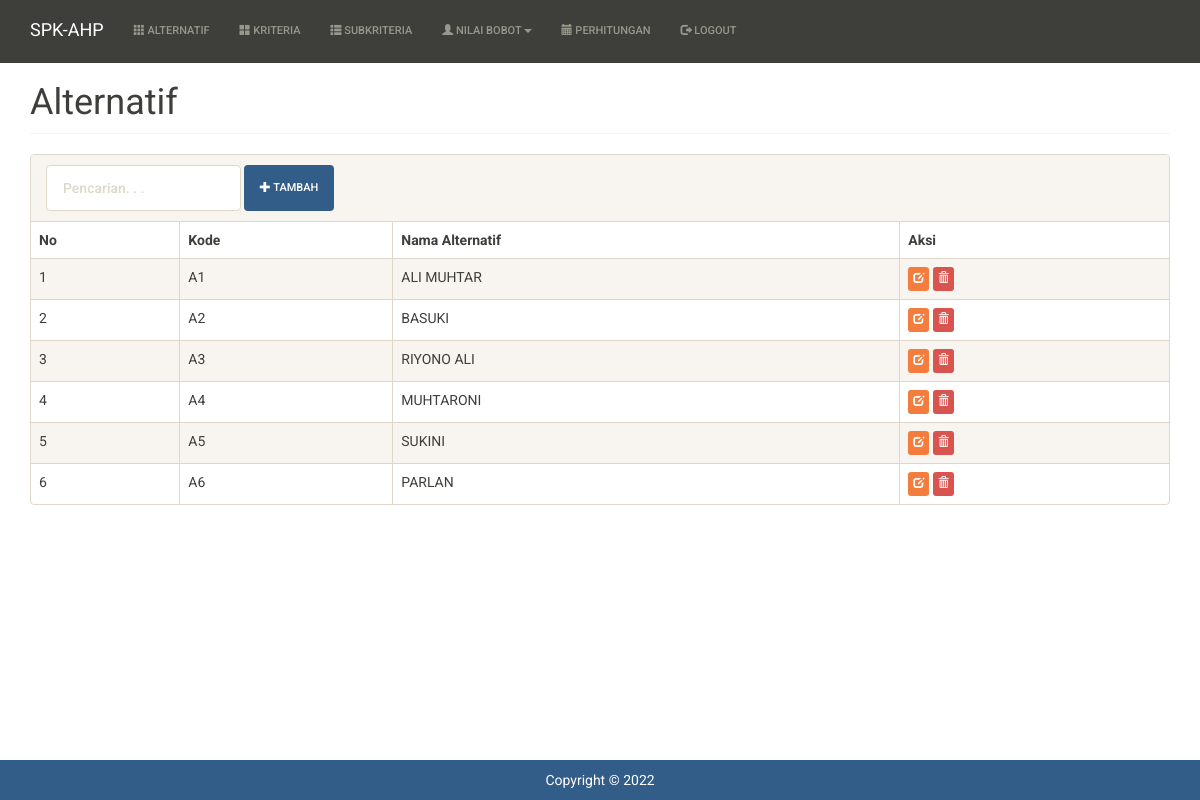
Page /index.php?m=alternatif (signed in) on the committed database.
### tables this page shows
CREATE TABLE `tb_alternatif` (
  `kode_alternatif` varchar(16) NOT NULL,
  `nama_alternatif` varchar(255) DEFAULT NULL,
  `keterangan` varchar(255) DEFAULT NULL,
  `total` double DEFAULT NULL,
  `rank` int(11) DEFAULT NULL,
  PRIMARY KEY (`kode_alternatif`)
);

### functions.php (called while the page is built, shortened)
<?php
include 'config.php';
include 'includes/db.php';
$db = new DB($config['server'], $config['username'], $config['password'], $config['database_name']);
include 'includes/general.php';
$mod = $_GET['m'];

### config.php (called while the page is built)
<?php
$config["server"] = 'localhost';
$config["username"] = 'root';
$config["password"] = '';
$config["database_name"] = 'ahp_crips';

### includes/general.php (called while the page is built, shortened)
<?php
function esc_field($str)
{
    return addslashes($str);
}

### includes/db.php (called while the page is built, shortened)
<?php
class DB
{
    var $conn = null;
    public function __construct($host, $username, $passwd, $dbname)
    {
        $this->conn = mysqli_connect($host, $username, $passwd, $dbname);
    }
    public function query($sql)
    {
        $query = mysqli_query($this->conn, $sql) or die('<pre>Error mysqli_query: ' . mysqli_error($this->conn) . '<br />' . $sql . '</pre>');
        return $query;
    }
    public function get_results($sql)
    {
        $query = $this->query($sql);
        $arr = array();
        while ($row = mysqli_fetch_object($query)) {
            $arr[] = $row;
        }
        return $arr;
    }
}

### alternatif.php (the view, shortened to what this page needs)
<div class="page-header">
    <h1>Alternatif</h1>
</div>
<div class="panel panel-default">
    <div class="panel-heading">
        <form class="form-inline">
            <div class="form-group">
                <input class="form-control" type="text" placeholder="Pencarian. . ." name="q" value="<?= $_GET['q'] ?>" />
            </div>
            <div class="form-group">
                <a class="btn btn-primary" href="?m=alternatif_tambah"><span class="glyphicon glyphicon-plus"></span> Tambah</a>
            </div>
        </form>
    </div>
    <div class="table-responsive">
        <table class="table table-bordered table-hover table-striped">
            <thead>
                <tr>
                    <th>No</th>
                    <th>Kode</th>
                    <th>Nama Alternatif</th>
                    <th>Aksi</th>
                </tr>
            </thead>
            <?php
            $q = esc_field($_GET['q']);
            $rows = $db->get_results("SELECT * FROM tb_alternatif
            WHERE kode_alternatif LIKE '%$q%'
            OR nama_alternatif LIKE '%$q%'
            ORDER BY kode_alternatif");
            $no = 0;
            foreach ($rows as $row) : ?>
                <tr>
                    <td><?= ++$no ?></td>
                    <td><?= $row->kode_alternatif ?></td>
                    <td><?= $row->nama_alternatif ?></td>
                    <td>
                        <a class="btn btn-xs btn-warning" href="?m=alternatif_ubah&ID=<?= $row->kode_alternatif ?>"><span class="glyphicon glyphicon-edit"></span></a>
                        <a class="btn btn-xs btn-danger" href="aksi.php?act=alternatif_hapus&ID=<?= $row->kode_alternatif ?>" onclick="return confirm('Hapus data?')"><span class="glyphicon glyphicon-trash"></span></a>
                    </td>
                </tr>
            <?php endforeach ?>
        </table>
    </div>
</div>

### index.php (shortened to what this page needs)
<?php
include 'functions.php';
?>
<!DOCTYPE html>
<html lang="en">
<head>
	<link href="assets/css/sandstone-bootstrap.min.css" rel="stylesheet" />
	<link href="assets/css/general.css" rel="stylesheet" />
</head>
<body>
	<nav class="navbar navbar-default navbar-static-top">
		<div class="container">
			<div class="navbar-header">
				<a class="navbar-brand" href="?">SPK-AHP</a>
			</div>
			<div id="navbar" class="navbar-collapse collapse">
				<ul class="nav navbar-nav">
					<li><a href="?m=alternatif"><span class="glyphicon glyphicon-th"></span> Alternatif</a></li>
					<li><a href="?m=kriteria"><span class="glyphicon glyphicon-th-large"></span> Kriteria</a></li>
					<li><a href="?m=sub"><span class="glyphicon glyphicon-th-list"></span> Subkriteria</a></li>
					<li class="dropdown">
						<a href="#" class="dropdown-toggle" data-toggle="dropdown" role="button" aria-expanded="false"><span class="glyphicon glyphicon-user"></span> Nilai Bobot<span class="caret"></span></a>
					</li>
					<li><a href="?m=hitung"><span class="glyphicon glyphicon-calendar"></span> Perhitungan</a></li>
					<li><a href="aksi.php?act=logout"><span class="glyphicon glyphicon-log-out"></span> Logout</a></li>
				</ul>
			</div>
		</div>
	</nav>
	<div class="container">
		<?php
		if (file_exists($mod . '.php'))
			include $mod . '.php';
		else
			include 'home.php';
		?>
	</div>
	<footer class="footer bg-primary">
		<div class="container text-center">
			<p>Copyright &copy; <?= date('Y') ?> </p>
		</div>
	</footer>
</body>
</html>

### assets/css/general.css (style rules this page uses)
html { position: relative; min-height: 100%; }
body { margin-bottom: 70px; }
.footer { position: absolute; bottom: 0; width: 100%; height: 40px; }
.footer .container p { margin: 10px 0; }
.page-header { margin-top: 0; padding-bottom: 0; }
.page-header h1 { margin-top: 0; }

### rows in the picture
tb_alternatif: kode_alternatif "A1", nama_alternatif "ALI MUHTAR"
tb_alternatif: kode_alternatif "A2", nama_alternatif "BASUKI"
tb_alternatif: kode_alternatif "A3", nama_alternatif "RIYONO ALI"
tb_alternatif: kode_alternatif "A4", nama_alternatif "MUHTARONI"
tb_alternatif: kode_alternatif "A5", nama_alternatif "SUKINI"
tb_alternatif: kode_alternatif "A6", nama_alternatif "PARLAN"
